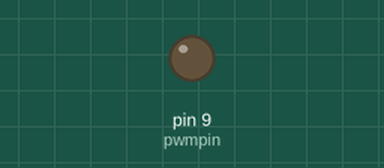
A sketch run on a simulated Arduino Uno, built with avr-gcc and run on an emulated ATmega328P. Parts: output pins drawn as LEDs (lit = HIGH).

Above: at 0.1 s.
Timing chart, 0 to 1.6 s (numbered marks = the images above):
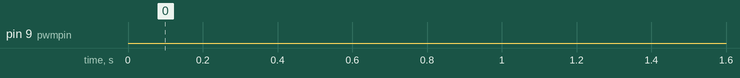

The sketch:

Servo_istantaneous_angle.ino
```cpp
volatile int pwmWidth=600;
volatile int Angle;
#define pwmpin 9
void setup(){
  pinMode(pwmpin, OUTPUT);
  Serial.begin(9600);

  cli();
  TCCR1A = 0;
  TCCR1B = 0;
  TCNT1 = 0;
  OCR1A = 5000;
  TCCR1B |= (1<<WGM12);
  TCCR1B |= (1<<CS11)|(1<<CS10);
  TIMSK1 |= (1<<OCIE1A);
  sei();
}
ISR(TIMER1_COMPA_vect){
  digitalWrite(pwmpin,HIGH);
  delayMicroseconds(pwmWidth);
  digitalWrite(pwmpin, LOW);
}
void loop(){
  while(Serial.available()==0){
  }
  Angle=Serial.parseInt();
  angleCalculator();
  delay(20);
}
void angleCalculator(){
    Angle = Angle*10 + 600;
    pwmWidth = Angle;

}
```
